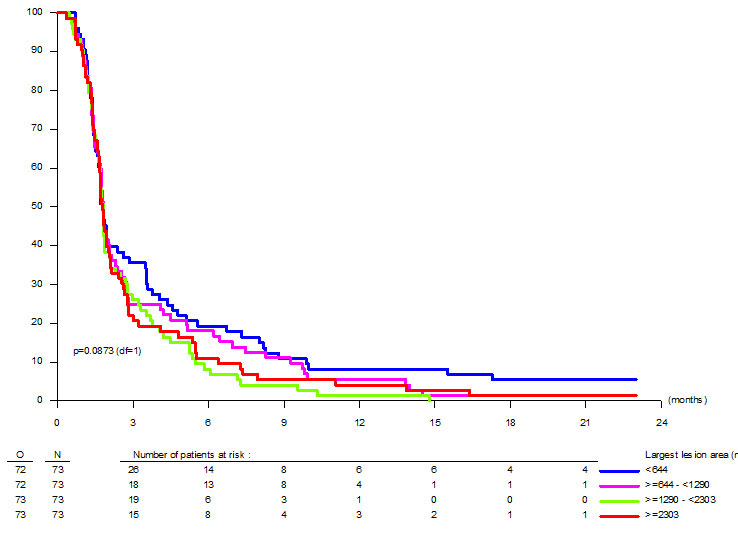
#> input picture orig_images/2_13.jpg, 738 x 535 px; its folder holds 5 pictures in this run
$ jupyter execute Russia_AZ_OCR_improvement_attempt.ipynb   (shell and % lines are left out)   (older library calls are emulated)
#> lines starting #> are read from the running program, lines starting #| are printed output that depends on the picture; after the words box and inside, x2 and y2 are one past the last pixel; in counts of white or black regions, pixels touching at a corner belong together
#> in process_image, img is the input picture: shape (535, 738, 3); mean B, G, R 249.3, 248.1, 250.3
[cell 1]
import colorsys
import cv2
import math
import numpy as np
import os
import pandas as pd
import sys
from collections import deque, Counter
from matplotlib import pyplot as plt
from pathlib import Path
from skimage import morphology
from sklearn import cluster
from sklearn.metrics import silhouette_score, calinski_harabasz_score
from sklearn.utils import resample

[cell 2]
# https://github.com/tesseract-ocr/tesseract/releases/tag/4.1.1
# Follow https://orionfoysal.github.io/Installing-Tesseract4.0/ for installing tesseract for OCR
# https://tesseract-ocr.github.io/tessdoc/Compiling-%E2%80%93-GitInstallation.html
import pytesseract
pytesseract.pytesseract.tesseract_cmd = '/usr/local/bin/tesseract'

[cell 3]
print(sys.version)
print(cv2.__version__)
print(np.__version__)
print(pd.__version__)

# 1. Getting the ROI

[cell 4]
# SOURCE for this cell: https://stackoverflow.com/questions/45531074/how-to-merge-lines-after-houghlinesp
# Code for Merging Closeby Lines

def get_lines(lines_in):
    if cv2.__version__ < '3.0':
        return lines_in[0]
    return [l[0] for l in lines_in]

def merge_closeby_lines(lines, min_distance_to_merge = 30, min_angle_to_merge = 30):
    # merge lines

    _lines = []
    for _line in get_lines(lines):
        _lines.append([(_line[0], _line[1]),(_line[2], _line[3])])

    # sort
    _lines_x = []
    _lines_y = []
    for line_i in _lines:
        orientation_i = math.atan2((line_i[0][1]-line_i[1][1]),(line_i[0][0]-line_i[1][0]))
        if (abs(math.degrees(orientation_i)) > 45) and abs(math.degrees(orientation_i)) < (90+45):
            _lines_y.append(line_i)
        else:
            _lines_x.append(line_i)

    _lines_x = sorted(_lines_x, key=lambda _line: _line[0][0])
    _lines_y = sorted(_lines_y, key=lambda _line: _line[0][1])

    merged_lines_x = merge_lines_pipeline_2(_lines_x, min_distance_to_merge = min_distance_to_merge, min_angle_to_merge = min_angle_to_merge)
    merged_lines_y = merge_lines_pipeline_2(_lines_y, min_distance_to_merge = min_distance_to_merge, min_angle_to_merge = min_angle_to_merge)

    merged_lines_all = []
    merged_lines_all.extend(merged_lines_x)
    merged_lines_all.extend(merged_lines_y)
#     print("process groups lines", len(_lines), len(merged_lines_all))

    return merged_lines_all

def merge_lines_pipeline_2(lines, min_distance_to_merge = 30, min_angle_to_merge = 30):
    super_lines_final = []
    super_lines = []

    for line in lines:
        create_new_group = True
        group_updated = False

        for group in super_lines:
            for line2 in group:
                if get_distance(line2, line) < min_distance_to_merge:
                    # check the angle between lines
                    orientation_i = math.atan2((line[0][1]-line[1][1]),(line[0][0]-line[1][0]))
                    orientation_j = math.atan2((line2[0][1]-line2[1][1]),(line2[0][0]-line2[1][0]))

                    if int(abs(abs(math.degrees(orientation_i)) - abs(math.degrees(orientation_j)))) < min_angle_to_merge:
                        #print("angles", orientation_i, orientation_j)
                        #print(int(abs(orientation_i - orientation_j)))
                        group.append(line)

                        create_new_group = False
                        group_updated = True
                        break

            if group_updated:
                break

        if (create_new_group):
            new_group = []
            new_group.append(line)

            for idx, line2 in enumerate(lines):
                # check the distance between lines
                if get_distance(line2, line) < min_distance_to_merge:
                    # check the angle between lines
                    orientation_i = math.atan2((line[0][1]-line[1][1]),(line[0][0]-line[1][0]))
                    orientation_j = math.atan2((line2[0][1]-line2[1][1]),(line2[0][0]-line2[1][0]))

                    if int(abs(abs(math.degrees(orientation_i)) - abs(math.degrees(orientation_j)))) < min_angle_to_merge:
                        #print("angles", orientation_i, orientation_j)
                        #print(int(abs(orientation_i - orientation_j)))

                        new_group.append(line2)

                        # remove line from lines list
                        #lines[idx] = False
            # append new group
            super_lines.append(new_group)


    for group in super_lines:
        super_lines_final.append(merge_lines_segments1(group))

    return super_lines_final

def merge_lines_segments1(lines, use_log=False):
    if(len(lines) == 1):
        return lines[0]

    line_i = lines[0]

    # orientation
    orientation_i = math.atan2((line_i[0][1]-line_i[1][1]),(line_i[0][0]-line_i[1][0]))

    points = []
    for line in lines:
        points.append(line[0])
        points.append(line[1])

    if (abs(math.degrees(orientation_i)) > 45) and abs(math.degrees(orientation_i)) < (90+45):

        #sort by y
        points = sorted(points, key=lambda point: point[1])

        if use_log:
            print("use y")
    else:

        #sort by x
        points = sorted(points, key=lambda point: point[0])

        if use_log:
            print("use x")

    return [points[0], points[len(points)-1]]

# https://docs.scipy.org/doc/scipy/reference/generated/scipy.spatial.distance.cdist.html
# https://stackoverflow.com/questions/32702075/what-would-be-the-fastest-way-to-find-the-maximum-of-all-possible-distances-betw
# [10 lines left out: function lines_close, not called in this run]

def lineMagnitude (x1, y1, x2, y2):
    lineMagnitude = math.sqrt(math.pow((x2 - x1), 2)+ math.pow((y2 - y1), 2))
    return lineMagnitude

#Calc minimum distance from a point and a line segment (i.e. consecutive vertices in a polyline).
# https://nodedangles.wordpress.com/2010/05/16/measuring-distance-from-a-point-to-a-line-segment/
# http://paulbourke.net/geometry/pointlineplane/
def DistancePointLine(px, py, x1, y1, x2, y2):
    #http://local.wasp.uwa.edu.au/~pbourke/geometry/pointline/source.vba
    LineMag = lineMagnitude(x1, y1, x2, y2)

    if LineMag < 0.00000001:
        DistancePointLine = 9999
        return DistancePointLine

    u1 = (((px - x1) * (x2 - x1)) + ((py - y1) * (y2 - y1)))
    u = u1 / (LineMag * LineMag)

    if (u < 0.00001) or (u > 1):
        #// closest point does not fall within the line segment, take the shorter distance
        #// to an endpoint
        ix = lineMagnitude(px, py, x1, y1)
        iy = lineMagnitude(px, py, x2, y2)
        if ix > iy:
            DistancePointLine = iy
        else:
            DistancePointLine = ix
    else:
        # Intersecting point is on the line, use the formula
        ix = x1 + u * (x2 - x1)
        iy = y1 + u * (y2 - y1)
        DistancePointLine = lineMagnitude(px, py, ix, iy)

    return DistancePointLine

def get_distance(line1, line2):
    dist1 = DistancePointLine(line1[0][0], line1[0][1],
                              line2[0][0], line2[0][1], line2[1][0], line2[1][1])
    dist2 = DistancePointLine(line1[1][0], line1[1][1],
                              line2[0][0], line2[0][1], line2[1][0], line2[1][1])
    dist3 = DistancePointLine(line2[0][0], line2[0][1],
                              line1[0][0], line1[0][1], line1[1][0], line1[1][1])
    dist4 = DistancePointLine(line2[1][0], line2[1][1],
                              line1[0][0], line1[0][1], line1[1][0], line1[1][1])


    return min(dist1,dist2,dist3,dist4)

[cell 5]
def get_aligned_axes_from_lines(lines, h_image, w_image, thresh=0.6, epsilon=5):
    # expects plots to be around center of image
    # assumes x_axis is below plot and y_axis is to the left of plot
    # lines = [n_lines, 2, 2]
    # x_axis_connected = (left_point, right_point)
    # y_axis_connected = (top_point, bottom_point)

    # see if you can increase thresh value
    horizontal_lines = []
    vertical_lines = []
    for line in lines:
        if (abs(line[0][1] - line[1][1]) <= epsilon): # y coordinates similar
            horizontal_lines.append(line)
        elif (abs(line[0][0] - line[1][0]) <= epsilon): # x coordinates similar
            vertical_lines.append(line)

    h_center = h_image//2
    w_center = w_image//2
    x_axis_candidates = []
    y_axis_candidates = []
    max_x_length = max_y_length = -1

    for line in horizontal_lines:
        y_line = min(line[0][1], line[1][1])
        x_start = min(line[0][0], line[1][0])
        x_end = max(line[0][0], line[1][0])
        if (y_line >= h_center): # line is below center
            x_axis_candidates.append(((x_start, y_line), (x_end, y_line)))
            max_x_length = max(max_x_length, x_end-x_start)
    x_axis_candidates.sort(key = lambda line: (line[0][1], line[0][0]))
    for line in x_axis_candidates:
        if line[1][0]-line[0][0] >= max_x_length*thresh:
            x_axis = line
            break

    for line in vertical_lines:
        x_line = max(line[0][0], line[1][0])
        y_start = min(line[0][1], line[1][1])
        y_end = max(line[0][1], line[1][1])
        if (x_line <= w_center): # line is to left of center
            y_axis_candidates.append(((x_line, y_start), (x_line, y_end)))
            max_y_length = max(max_y_length, y_end-y_start)
    y_axis_candidates.sort(key = lambda line: (-line[0][0], line[0][1]))
    for line in y_axis_candidates:
        if line[1][1]-line[0][1] >= max_y_length*thresh:
            y_axis = line
            break

    # intersection
    y_axis_connected = ((y_axis[0][0], y_axis[0][1]), (y_axis[1][0], x_axis[0][1]))
    x_axis_connected = ((y_axis[1][0], x_axis[0][1]), (x_axis[1][0], x_axis[1][1]))
    return x_axis_connected, y_axis_connected

[cell 6]
def get_roi_bounds(img, x_axis, y_axis, gap = 3):
    # returns filtered_crop, (r1, r2), (c1, c2)
    # roi is img[r1:r2+1, c1:c2+1]

    h, w, c = img.shape
    r1_0 = y_axis[0][1]; r1_s = max(0, r1_0-gap); r1_e = min(h-1, r1_0+gap)
    r2_0 = y_axis[1][1]; r2_s = max(0, r2_0-gap); r2_e = min(h-1, r2_0+gap)
    c1_0 = x_axis[0][0]; c1_s = max(0, c1_0-gap); c1_e = min(w-1, c1_0+gap)
    c2_0 = x_axis[1][0]; c2_s = max(0, c2_0-gap); c2_e = min(w-1, c2_0+gap)

    hsv = cv2.cvtColor(img, cv2.COLOR_BGR2HSV)
    lower_bound = np.array([0, 0, 0], np.uint8)
    upper_bound = np.array([179, 255, 200], np.uint8) # [179, 255, 255]
    black_mask = (cv2.inRange(hsv, lower_bound, upper_bound) > 0)

    # filters out black axes from image. Replaces them with white background
    img_copy = img.copy()
    for (r_start, r_end) in [(r1_s, r1_e), (r2_s, r2_e)]:
        img_section = img_copy[r_start:r_end+1,:]
        mask_section = black_mask[r_start:r_end+1,:]
        img_section[mask_section] = 255
    for (c_start, c_end) in [(c1_s, c1_e), (c2_s, c2_e)]:
        img_section = img_copy[:,c_start:c_end+1]
        mask_section = black_mask[:,c_start:c_end+1]
        img_section[mask_section] = 255

    crop_1 = img_copy[r1_s:r2_e+1, c1_s:c2_e+1]
#     cv2.imshow('crop_1', crop_1)

    return crop_1, (r1_s, r2_e), (c1_s, c2_e)

[cell 7]
def get_cropped_plot(img):
    # returns scaled image, coordinate bounds, and axes
    # expects the plot to be somewhere in the centre of image
    # identify long horizontal lines in graph (if multiple, choose the ones immediately below centre of image)
    # identify long vertical lines in graph (if multiple, choose the ones immediately left to centre of image)
    # assume that axes are going to be dark

    h, w, c = img.shape

    # use hsv to threshold black axes
    hsv = cv2.cvtColor(img, cv2.COLOR_BGR2HSV)
#> hsv: shape (535, 738, 3); mean H, S, V 8.7, 7.6, 252.9
    lower_bound = np.array([0, 0, 0], np.uint8)
    upper_bound = np.array([179, 255, 100], np.uint8) # [179, 255, 255]
    mask_hsv = cv2.inRange(hsv, lower_bound, upper_bound)
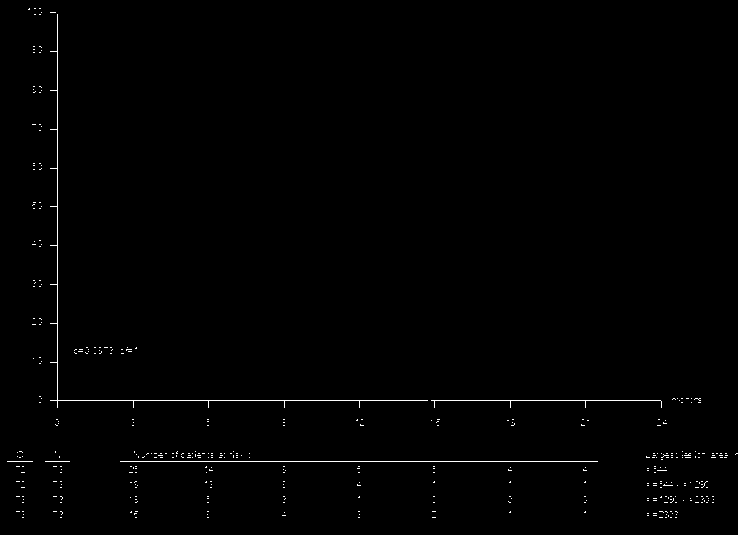
#> mask_hsv: shape (535, 738); 0.66% white in thin lines or dots
#     cv2.imshow('mask_hsv', mask_hsv)

#     Canny edge detection causes too many spurious edges. Hence we don't use it here.
#     edges = cv2.Canny(mask_hsv, 50, 150, apertureSize = 7)

    # Filtering using width and height of components for axes detection
    # Removing short components
    nb_components, output, stats, centroids = cv2.connectedComponentsWithStats(mask_hsv, connectivity=8)
#> output: shape (535, 738) int32; 399 distinct labels, from 0 to 398
#> nb_components = 399; stats = 399 rows, first 6: [0, 0, 738, 535, 392238], [28, 8, 2, 2, 3], [34, 8, 2, 1, 2], [39, 8, 2, 1, 2], [41, 12, 1, 1, 1], [50, 12, 6, 1, 6]; centroids = 399 pairs, first value 17 to 736, second value 8 to 517
    nb_components = nb_components - 1 # Removing background from component list
#> nb_components = 398
    widths = stats[1:, cv2.CC_STAT_WIDTH] # Removing background from component list
#> widths = 398 values, max 478 at index 219, min 1 at index 3, mean 5.09
    heights = stats[1:, cv2.CC_STAT_HEIGHT] # Removing background from component list
#> heights = 398 values, max 394 at index 7, min 1 at index 1, mean 2.25
    min_height = math.ceil(h/15)
    min_width = math.ceil(w/15)
    filtered_mask_hsv = np.zeros_like(mask_hsv)
    for i in range(0, nb_components):
        if widths[i] >= min_width or heights[i] >= min_height: #retain only tall or wide components
            filtered_mask_hsv[output == i + 1] = 255
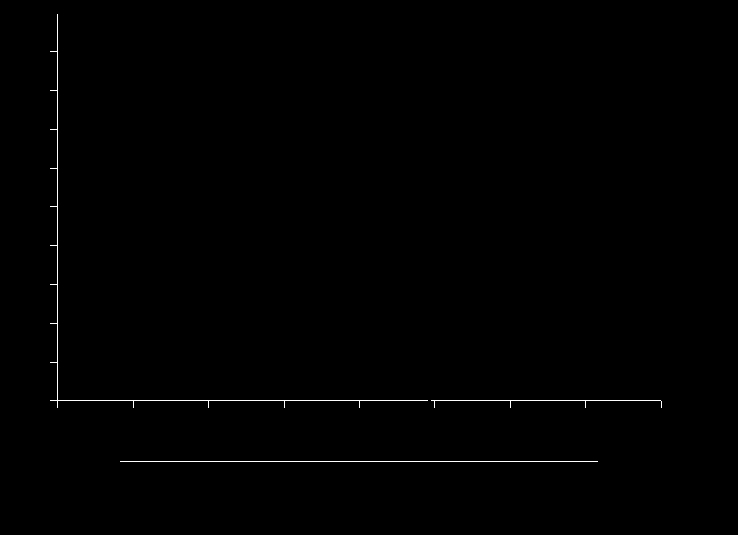
#> filtered_mask_hsv: shape (535, 738); 0.4% white in thin lines or dots, all inside (x1, y1, x2, y2) = (50, 14, 662, 462)
# [7 lines of commented-out code are left out]
    minLineLength = math.ceil((h+w)/10)
    maxLineGap = math.ceil((h+w)/20)
    threshold = 100
    lines = cv2.HoughLinesP(filtered_mask_hsv,
                            rho=1,
                            theta=np.pi/180,
                            threshold=threshold,
                            minLineLength=minLineLength,
                            maxLineGap=maxLineGap)
#> lines = [[50, 400, 660, 400], [120, 461, 597, 461], [57, 407, 57, 14]]
    print('lines before merging\n', lines)
#| lines before merging
#|  [[[ 50 400 660 400]]
#|  [[120 461 597 461]]
#|  [[ 57 407  57  14]]]
# [8 lines of commented-out code are left out]
    merged_lines = merge_closeby_lines(lines, min_distance_to_merge = math.ceil((h+w)/60), min_angle_to_merge = 15)
#> the loop in merge_closeby_lines, `for _line in get_lines(lines):` made 3 passes
#> the loop in merge_closeby_lines, `for line_i in _lines:` made 3 passes
#> (line_i, orientation_i) on passes 1 to 3: ([(50, 400), (660, 400)], 3.14), ([(120, 461), (597, 461)], 3.14), ([(57, 407), (57, 14)], 1.57)
#> the loop in merge_lines_pipeline_2, `for line in lines:` made 2 passes
#> line on passes 1 to 2: [(50, 400), (660, 400)], [(120, 461), (597, 461)]
#> after the loop in merge_lines_pipeline_2, `for line in lines:`: group = [[(50, 400), (660, 400)], [(50, 400), (660, 400)]]; super_lines = 2 items
#> the loop in merge_lines_pipeline_2, `for group in super_lines:` made 2 passes
#> after the loop in merge_lines_pipeline_2, `for group in super_lines:`: super_lines_final = [[(50, 400), (660, 400)], [(120, 461), (597, 461)]]
#> in merge_closeby_lines, `merged_lines_x = merge_lines_pipeline_2(_lines_x, min_distance_to_merg..`: merged_lines_x has the same summary as super_lines_final in merge_lines_pipeline_2
#> the loop in merge_lines_pipeline_2 (call 2), `for line in lines:` made 1 pass
#> line on pass 1: [(57, 407), (57, 14)]
#> the loop in merge_lines_pipeline_2 (call 2), `for group in super_lines:` made 1 pass
#> in merge_closeby_lines, `merged_lines_y = merge_lines_pipeline_2(_lines_y, min_distance_to_merg..`: merged_lines_y = [[(57, 14), (57, 407)]]
#> merged_lines = [[(50, 400), (660, 400)], [(120, 461), (597, 461)], [(57, 14), (57, 407)]]
    print('lines after merging\n', merged_lines)
#| lines after merging
#|  [[(50, 400), (660, 400)], [(120, 461), (597, 461)], [(57, 14), (57, 407)]]
# [4 lines of commented-out code are left out]

    x_axis, y_axis = get_aligned_axes_from_lines(merged_lines, h, w, thresh=0.6, epsilon=5)
#> the loop in get_aligned_axes_from_lines, `for line in lines:` made 3 passes
#> line on passes 1 to 3: [(50, 400), (660, 400)], [(120, 461), (597, 461)], [(57, 14), (57, 407)]
#> after the loop in get_aligned_axes_from_lines, `for line in lines:`: horizontal_lines has the same summary as super_lines_final in merge_lines_pipeline_2; vertical_lines = [[(57, 14), (57, 407)]]
#> the loop in get_aligned_axes_from_lines, `for line in horizontal_lines:` made 2 passes
#> (line, y_line, x_start, x_end, max_x_length) on passes 1 to 2: ([(50, 400), (660, 400)], 400, 50, 660, 610), ([(120, 461), (597, 461)], 461, 120, 597, 610)
#> after the loop in get_aligned_axes_from_lines, `for line in horizontal_lines:`: x_axis_candidates = [((50, 400), (660, 400)), ((120, 461), (597, 461))]
#> the loop in get_aligned_axes_from_lines, `for line in x_axis_candidates:` made 1 pass
#> the loop in get_aligned_axes_from_lines, `for line in vertical_lines:` made 1 pass
#> (line, x_line, y_start, y_end, max_y_length) on pass 1: ([(57, 14), (57, 407)], 57, 14, 407, 393)
#> after the loop in get_aligned_axes_from_lines, `for line in vertical_lines:`: y_axis_candidates = [((57, 14), (57, 407))]
#> the loop in get_aligned_axes_from_lines, `for line in y_axis_candidates:` made 1 pass
#> in get_aligned_axes_from_lines, `y_axis_connected = ((y_axis[0][0], y_axis[0][1]), (y_axis[1][0], x_axi..`: y_axis_connected = ((57, 14), (57, 400))
#> in get_aligned_axes_from_lines, `x_axis_connected = ((y_axis[1][0], x_axis[0][1]), (x_axis[1][0], x_axi..`: x_axis_connected = ((57, 400), (660, 400))
#> x_axis = ((57, 400), (660, 400)); y_axis = ((57, 14), (57, 400))
    axis_img = np.zeros_like(filtered_mask_hsv)
    for line in [x_axis, y_axis]:
        cv2.line(axis_img, (line[0][0], line[0][1]), (line[1][0],line[1][1]), 255, 2)
#> this loop made 2 passes
#> line on passes 1 to 2: ((57, 400), (660, 400)), ((57, 14), (57, 400))
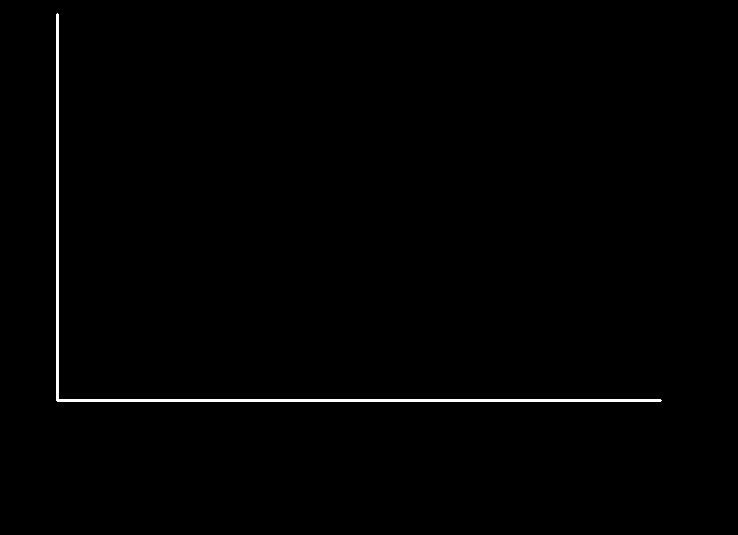
#> axis_img: shape (535, 738); 0.75% white; 1 white region, box (x1, y1, x2, y2) and area: (56, 13, 662, 402) 2971
    cv2.imshow('axis_img', axis_img)

    cropped_plot, row_range, col_range = get_roi_bounds(img, x_axis, y_axis, gap=3)
#> (the rest of the program and of its run is left out)
